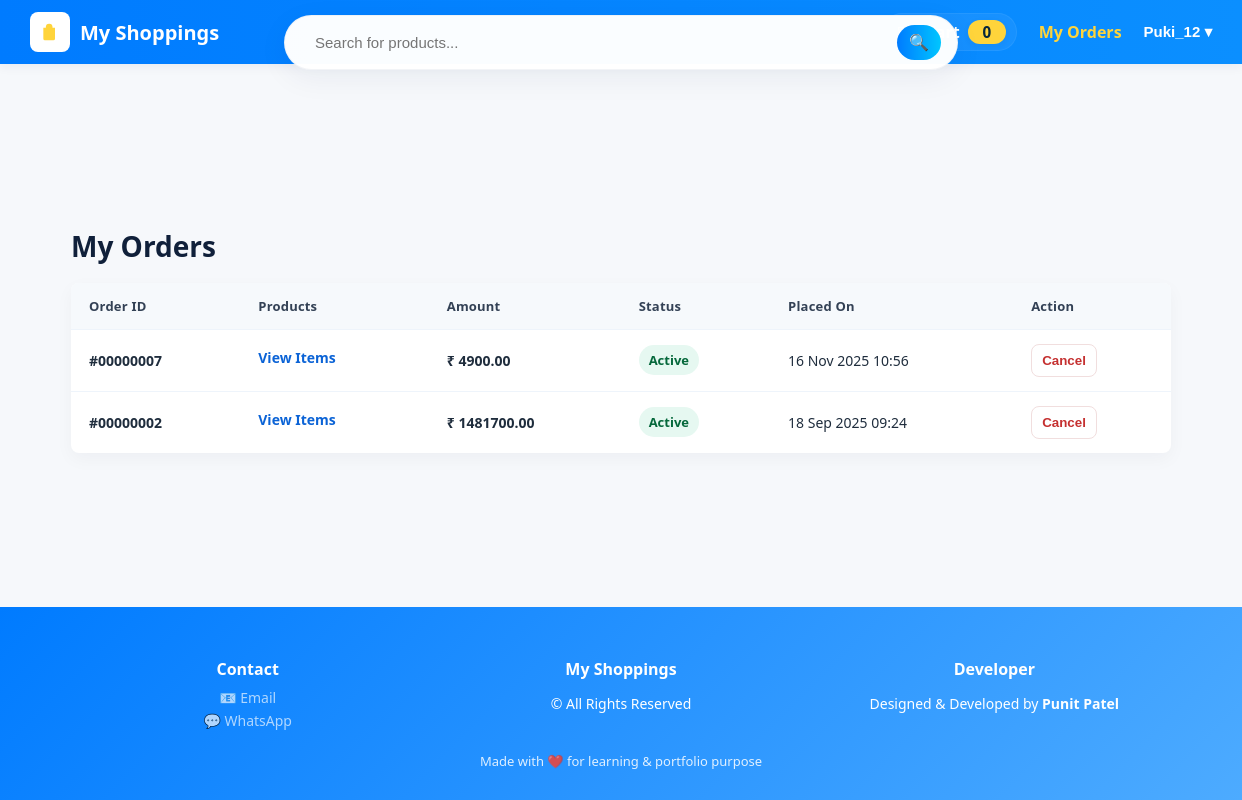
The page /shop/orders/ (signed in) on the database as committed earlier.
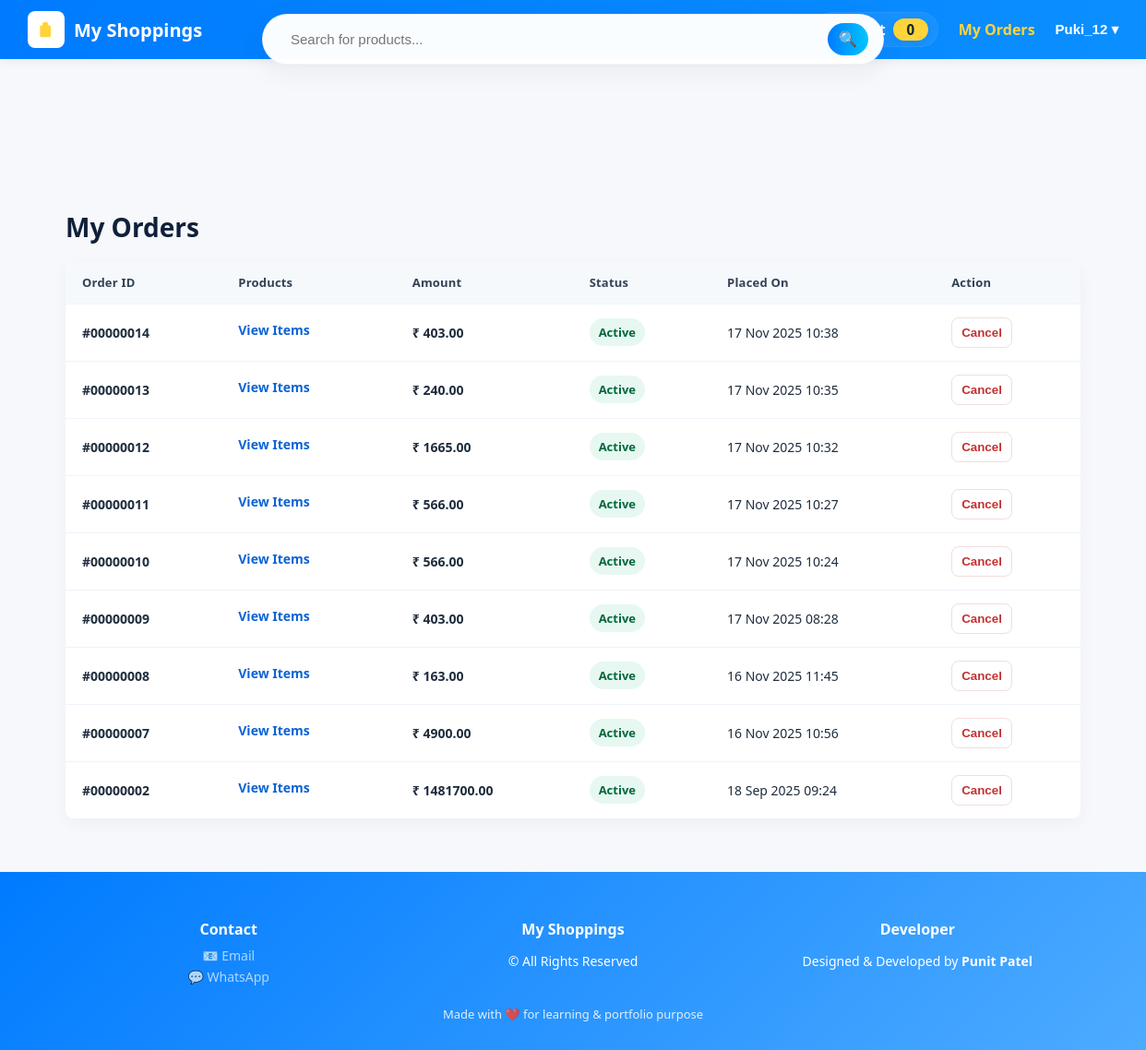
The same page on the database as committed later.
### shop/models.py (models this page shows, shortened)
class Order(models.Model):
    STATUS_CHOICES = (
        ('created', 'Created'),
        ('paid', 'Paid'),
        ('failed', 'Failed'),
    )
    email = models.EmailField()
    total_amount = models.DecimalField(max_digits=10, decimal_places=2)
    created_at = models.DateTimeField(auto_now_add=True)
    razorpay_order_id = models.CharField(max_length=255, blank=True, null=True)
    razorpay_payment_id = models.CharField(max_length=255, blank=True, null=True)
    razorpay_signature = models.CharField(max_length=255, blank=True, null=True)
    status = models.CharField(max_length=20, choices=STATUS_CHOICES, default='created')

### shop/views.py (the view)
# urls.py: path('orders/', views.my_orders, name='my_orders'),
@login_required
def my_orders(request):
    orders = Order.objects.filter(email=request.user.email).order_by("-created_at")
    return render(request, "shop/my_orders.html", {"orders":orders})

### shop/cart.py (called while the page is built)
    def __len__(self):
        return sum(int(item["quantity"]) for item in self.cart.values())

### shop/context_processors.py (called while the page is built)
def cart_counts(request):
    try:
        cart = Cart(request)
        unique = len(cart.cart) if hasattr(cart, 'cart') else 0
        total_qty = len(cart)
    except Exception:
        unique = 0
        total_qty = 0
    return {
        "cart_unique_items": unique,
        "cart_total_qty": total_qty,
    }

### shop/templates/shop/my_orders.html (shortened to what this page needs)
{% extends "shop/base.html" %}
{% block content %}
<div class="orders-wrap">
  <h1 class="orders-title">My Orders</h1>
  <table class="orders-table" role="table" aria-label="My Orders">
    <thead>
      <tr>
        <th>Order ID</th>
        <th>Products</th>
        <th>Amount</th>
        <th>Status</th>
        <th>Placed On</th>
        <th>Action</th>
      </tr>
    </thead>
    <tbody>
      {% if orders %}
        {% for o in orders %}
          {% with o.id|stringformat:"08d" as padded_id %}
          <tr>
            <td class="order-id">#{{ padded_id }}</td>
            <td class="product-list">
              {% if o.orderitem_set.all %}
                {% for item in o.orderitem_set.all %}
                  {% if item.product %}
                    <a class="product-link" href="{% url 'shop:product_detail' item.product.slug %}">{{ item.product.name }}</a>{% if not forloop.last %},{% endif %}
                  {% else %}
                    <span style="color:#6b7280;">Item</span>{% if not forloop.last %},{% endif %}
                  {% endif %}
                {% endfor %}
              {% else %}
                <a class="product-link" href="{% url 'shop:order_detail' o.id %}">View Items</a>
              {% endif %}
            </td>
            <td class="price-cell">₹ {{ o.total_amount }}</td>
            <td>
              {% if o.status == 'created' %}
                <span class="status-badge status-active">Active</span>
              {% elif o.status == 'paid' %}
                <span class="status-badge status-paid">Paid</span>
              {% elif o.status == 'cancelled' %}
                <span class="status-badge status-cancelled">Cancelled</span>
              {% else %}
                <span class="status-badge">{{ o.get_status_display }}</span>
              {% endif %}
            </td>
            <td>{{ o.created_at|date:"d M Y H:i" }}</td>
            <td>
              {% if o.status != 'paid' and o.status != 'cancelled' %}
                <form method="post" action="{% url 'shop:cancel_order' o.id %}" class="action-form" onsubmit="return confirm('Cancel order #{{ padded_id }} ?');">
                  <button type="submit" class="btn-cancel">Cancel</button>
                </form>
              {% else %}
                <span style="color:#6b7280;font-weight:600;">—</span>
              {% endif %}
            </td>
          </tr>
          {% endwith %}
        {% endfor %}
      {% else %}
        <tr>
          <td colspan="6" style="padding:22px; text-align:center; color:#6b7280;">No orders found.</td>
        </tr>
      {% endif %}
    </tbody>
  </table>
</div>
{% endblock %}

### shop/templates/shop/base.html (shortened to what this page needs)
{% load static %}
<!doctype html>
<html lang="en">
<head>
</head>
<body data-initial-cart-count="{{ cart_unique_items|default:0 }}">
  <form class="floating-search" method="get" action="{% url 'shop:product_list' %}">
    <input type="text" name="q" value="{{ query }}" placeholder="Search for products...">
    <button type="submit" aria-label="Search">
      🔍
    </button>
  </form>
  <header>
    <a class="brand" href="{% url 'shop:product_list' %}">
      <span class="logo" aria-hidden="true">
        <svg viewBox="0 0 24 24" xmlns="http://www.w3.org/2000/svg" aria-hidden="true"><path d="M7 7V6a4 4 0 0 1 8 0v1h3v13a2 2 0 0 1-2 2H6a2 2 0 0 1-2-2V7h3zM9 7h6" fill="#ffd43b"/></svg>
      </span>
      <div>
        <div class="title">My Shoppings</div>
      </div>
    </a>
    <div style="display:flex; align-items:center; gap:12px;">
      <a href="{% url 'shop:cart_detail' %}" class="cart-badge" id="cartLink" aria-label="Cart">
        <span style="font-weight:700;color:#fff;margin-left:6px;">Cart</span>
        <span id="cartCountBadge" class="cart-count" aria-live="polite" aria-atomic="true">
          {{ cart_unique_items|default:0 }}
        </span>
      </a>
      <a href="{% url 'shop:my_orders' %}" style="color:#ffd43b; font-weight:600;">My Orders</a>
      <div class="account">
        {% if request.user.is_authenticated %}
        <button class="account-btn" id="accountBtn">{{ request.user.get_username }} ▾</button>
        {% else %}
        <a href="{% url 'shop:login' %}" style="color:#ffd43b; font-weight:600;">Login</a>
        <a href="{% url 'shop:signup' %}" style="color:#ffd43b; font-weight:600; margin-left:6px;">Signup</a>
        {% endif %}
      </div>
    </div>
  </header>
  <main>
    {% block content %}{% endblock %}
  </main>
  <footer>
    <div class="footer-container">
      <div class="footer-column">
        <h4>Contact</h4>
        <a href="mailto:punitp0170@gmail.com" target="_blank">📧 Email</a>
        <a href="https://wa.me/917048856947" target="_blank">💬 WhatsApp</a>
      </div>
      <div class="footer-column">
        <h4>My Shoppings</h4>
        <p>© {{ now|date:"Y" }} All Rights Reserved</p>
      </div>
      <div class="footer-column">
        <h4>Developer</h4>
        <p>Designed & Developed by <strong>Punit Patel</strong></p>
      </div>
    </div>
    <div class="footer-bottom">
      Made with ❤️ for learning & portfolio purpose
    </div>
  </footer>
</body>
</html>

### shop/templates/shop/base.html (style rules this page uses)
body { font-family: 'Segoe UI', Tahoma, Arial, sans-serif; margin: 0; background: #f6f8fb; color: #333; overflow-x: hidden; display: flex; flex-direction: column; min-height: 100vh; -webkit-font-smoothing:antialiased; -moz-osx-font-smoothing:grayscale; }
header { background: linear-gradient(90deg,#007BFF 0%, #0b8fff 100%); color: #fff; padding: 12px 20px; display: flex; justify-content: space-between; align-items: center; flex-wrap: wrap; position: relative; z-index: 2; box-shadow: 0 3px 10px rgba(6,40,84,0.06); }
header .brand { display:flex; align-items:center; gap:10px; text-decoration:none; color: #ffd43b; }
.brand .logo { width:34px; height:34px; border-radius:8px; background:#fff; display:grid; place-items:center; padding:3px; }
.brand .logo svg { width:20px;height:20px; fill:#0077d9; }
.brand .title { font-size:20px; font-weight:700; color:#fff; margin:0; }
header a { color: #ffd43b; text-decoration: none; font-weight: 600; margin-left: 10px; }
.account { position: relative; display: inline-block; }
.account .account-btn { background: transparent; border: none; color: #fff; font-weight: 600; cursor: pointer; font-size: 15px; padding:6px 10px; border-radius:8px; }
.cart-badge { display: inline-flex; align-items: center; gap: 8px; background: rgba(255,255,255,0.06); padding: 6px 10px; border-radius: 999px; color: #fff; font-weight: 600; text-decoration: none; border: 1px solid rgba(255,255,255,0.06); }
.cart-count { background: #ffd43b; color: #07263a; font-weight: 800; padding: 2px 8px; border-radius: 999px; font-size: 0.95rem; min-width: 22px; text-align: center; display: inline-block; box-shadow: 0 2px 6px rgba(8,30,60,0.06); }
.floating-search { position: fixed; top: 15px; left: 50%; transform: translateX(-50%); z-index: 1000; background: rgba(255, 255, 255, 0.98); border-radius: 30px; box-shadow: 0 8px 30px rgba(6,40,84,0.06); padding: 8px 16px; display: flex; align-items: center; gap: 10px; width: 86%; max-width: 640px; border: 1px solid rgba(10,40,100,0.05); }
.floating-search input[type="text"] { flex: 1; padding: 10px 14px; border: none; outline: none; background: transparent; font-size: 15px; color: #333; }
.floating-search button { background: linear-gradient(90deg,#007BFF,#00C6FF); border: none; color: white; padding: 8px 12px; border-radius: 999px; cursor: pointer; font-size: 16px; }
main { flex: 1; max-width: 1200px; margin: 110px auto 24px auto; padding: 0 16px; width: 100%; }
footer { background: linear-gradient(135deg, #007BFF, #4dabff); color: #fff; padding: 30px 10px; font-size: 14px; margin-top: auto; }
.footer-container { display: flex; justify-content: space-between; flex-wrap: wrap; max-width: 1100px; margin: auto; text-align: center; gap: 20px; }
.footer-column { flex: 1; min-width: 200px; }
.footer-column h4 { margin-bottom: 8px; font-size: 16px; font-weight: bold; color: #fff; }
.footer-column a { color: #fffa; text-decoration: none; display: block; margin: 4px 0; font-size: 14px; }
.footer-bottom { text-align: center; margin-top: 18px; font-size: 13px; opacity: 0.85; }

### shop/templates/shop/my_orders.html (style rules this page uses)
.orders-wrap { max-width: 1100px; margin: 28px auto; background: transparent; padding: 6px; }
h1.orders-title { font-size: 28px; margin-bottom: 18px; color: #10203a; font-weight: 700; }
.orders-table { width: 100%; border-collapse: collapse; background: #fff; border-radius: 8px; overflow: hidden; box-shadow: 0 6px 18px rgba(18, 38, 63, 0.04); }
.orders-table thead tr { background: #f6f9fc; }
.orders-table th, .orders-table td { padding: 14px 18px; text-align: left; vertical-align: middle; border-bottom: 1px solid #eef4fb; font-size: 14px; color: #1f2d3d; }
.orders-table th { font-weight: 700; color: #334155; font-size: 13px; letter-spacing: 0.2px; }
.orders-table tbody tr:last-child td { border-bottom: none; }
.order-id { font-weight: 700; color: #0b3b66; }
.price-cell { font-weight: 700; color: #0b4da0; white-space: nowrap; }
.status-badge { display: inline-block; padding: 6px 10px; border-radius: 999px; font-weight: 700; font-size: 13px; }
.status-active { background: #e6f8f1; color: #05683b; }
.action-form { display:inline-block; margin:0; }
.btn-cancel { background: transparent; color: #c53030; border: 1px solid #f1dede; padding: 8px 10px; border-radius: 8px; cursor: pointer; font-weight: 700; }
.product-link { color: #0b63d6; font-weight: 700; text-decoration: none; }
.product-list a { margin-right: 8px; display:inline-block; margin-bottom:6px; }

Rows that differ between the two databases and show on the page:
added Order: padded_id "00000014", total_amount "403.00", status "Active", created_at "17 Nov 2025 10:38"
added Order: padded_id "00000013", total_amount "240.00", status "Active", created_at "17 Nov 2025 10:35"
added Order: padded_id "00000012", total_amount "1665.00", status "Active", created_at "17 Nov 2025 10:32"
added Order: padded_id "00000011", total_amount "566.00", status "Active", created_at "17 Nov 2025 10:27"
added Order: padded_id "00000010", total_amount "566.00", status "Active", created_at "17 Nov 2025 10:24"
added Order: padded_id "00000009", total_amount "403.00", status "Active", created_at "17 Nov 2025 08:28"
added Order: padded_id "00000008", total_amount "163.00", status "Active", created_at "16 Nov 2025 11:45"
